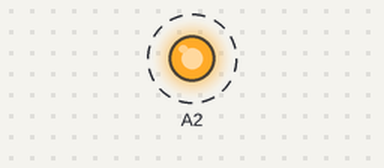
The sketch below on a simulated Arduino Uno, built with avr-gcc and run on an emulated ATmega328P. On the bench: output pins drawn as LEDs (lit = HIGH). Dashed ring = blinking.

Above: at 0.2 s.
Timing chart, 0 to 3.0 s (numbered marks = the images above):
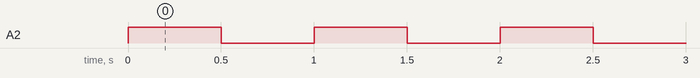

The sketch:

serialConnection.ino
```cpp
int fromPi = 0;

void setup() {
  Serial.begin(9600);
  pinMode(A2, OUTPUT);
}

void loop() {

//  if(Serial.available() > 0){
//    fromPi = Serial.read();
//
//    Serial.print("Received: ");
//    Serial.println(fromPi, DEC);
//
//    if(fromPi = 'E'){
      digitalWrite(A2, HIGH);
      delay(500);
      digitalWrite(A2, LOW);
      delay(500);
//    }
//  }
}
```

Measured:
- by itself, A2: alternates HIGH for 0.50 s and LOW for 0.50 s
